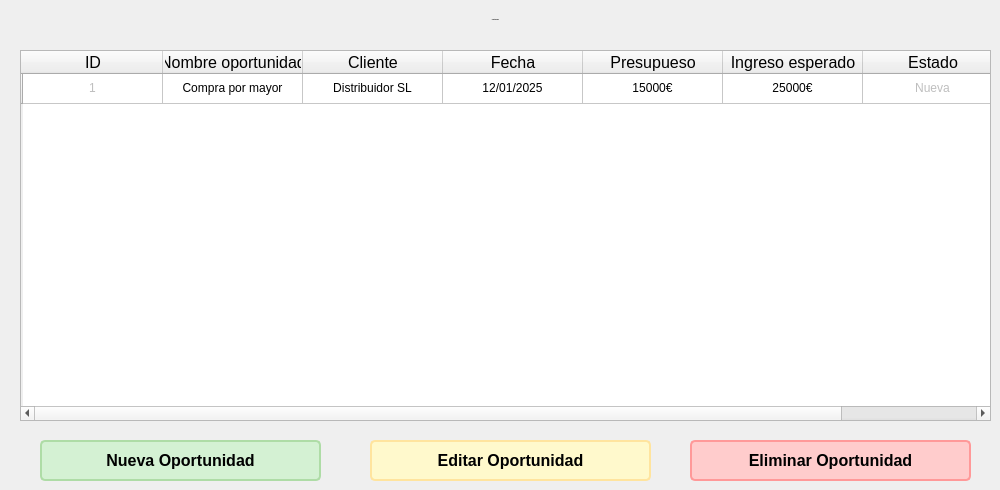
    <widget class="QWidget" name="page_oportunidades">
     <widget class="QPushButton" name="oportunidades_btn_eliminar_oportunidad">
      <property name="geometry">
       <rect>
        <x>690</x>
        <y>440</y>
        <width>281</width>
        <height>41</height>
       </rect>
      </property>
      <property name="font">
       <font>
        <pointsize>-1</pointsize>
        <weight>75</weight>
        <bold>true</bold>
       </font>
      </property>
      <property name="styleSheet">
       <string notr="true">QPushButton {
    background-color: #FFCCCC; /* Rojo pastel claro */
    color: #000000;           /* Texto negro */
    font-size: 16px;          /* Tamaño de letra */
    font-weight: bold;        /* Texto en negrita */
    border-radius: 5px;       /* Bordes redondeados */
    padding: 8px 12px;        /* Espaciado interno */
    border: 2px solid #FF9999; /* Borde rojo más oscuro */
}

QPushButton:hover {
    background-color: #FFB3B3; /* Fondo más oscuro al pasar el mouse */
}

QPushButton:pressed {
    background-color: #FF9999; /* Fondo aún más oscuro al presionar */
    border: 2px solid #FF6666; /* Cambio de borde al presionar */
}

QPushButton:disabled {
    background-color: #FFE6E6; /* Fondo gris rojizo para botones desactivados */
    color: #A0A0A0;           /* Texto gris claro */
    border: 2px solid #FFC2C2; /* Borde gris rojizo */
}
</string>
      </property>
      <property name="text">
       <string>Eliminar Oportunidad</string>
      </property>
     </widget>
     <widget class="QTableWidget" name="oportunidades_tabla">
      <property name="geometry">
       <rect>
        <x>20</x>
        <y>50</y>
        <width>971</width>
        <height>371</height>
       </rect>
      </property>
      <property name="maximumSize">
       <size>
        <width>971</width>
        <height>16777215</height>
       </size>
      </property>
      <attribute name="horizontalHeaderDefaultSectionSize">
       <number>140</number>
      </attribute>
      <attribute name="horizontalHeaderMinimumSectionSize">
       <number>39</number>
      </attribute>
      <row>
       <property name="text">
        <string/>
       </property>
      </row>
      <column>
       <property name="text">
        <string>ID</string>
       </property>
       <property name="font">
        <font>
         <family>Segoe UI</family>
         <pointsize>12</pointsize>
         <weight>50</weight>
         <italic>false</italic>
         <bold>false</bold>
         <underline>false</underline>
        </font>
       </property>
       <property name="textAlignment">
        <set>AlignCenter</set>
       </property>
      </column>
      <column>
       <property name="text">
        <string>Nombre oportunidad</string>
       </property>
       <property name="font">
        <font>
         <family>Segoe UI</family>
         <pointsize>12</pointsize>
         <weight>50</weight>
         <italic>false</italic>
         <bold>false</bold>
        </font>
       </property>
       <property name="textAlignment">
        <set>AlignCenter</set>
       </property>
      </column>
      <column>
       <property name="text">
        <string>Cliente</string>
       </property>
       <property name="font">
        <font>
         <family>Segoe UI</family>
         <pointsize>12</pointsize>
         <weight>50</weight>
         <italic>false</italic>
         <bold>false</bold>
        </font>
       </property>
       <property name="textAlignment">
        <set>AlignCenter</set>
       </property>
      </column>
      <column>
       <property name="text">
        <string>Fecha</string>
       </property>
       <property name="font">
        <font>
         <family>Segoe UI</family>
         <pointsize>12</pointsize>
         <weight>50</weight>
         <italic>false</italic>
         <bold>false</bold>
        </font>
       </property>
       <property name="textAlignment">
        <set>AlignCenter</set>
       </property>
      </column>
      <column>
       <property name="text">
        <string>Presupueso</string>
       </property>
       <property name="font">
        <font>
         <family>Segoe UI</family>
         <pointsize>12</pointsize>
         <weight>50</weight>
         <italic>false</italic>
         <bold>false</bold>
         <strikeout>false</strikeout>
         <kerning>true</kerning>
        </font>
       </property>
       <property name="textAlignment">
        <set>AlignCenter</set>
       </property>
      </column>
      <column>
       <property name="text">
        <string>Ingreso esperado</string>
       </property>
       <property name="font">
        <font>
         <pointsize>12</pointsize>
         <weight>50</weight>
         <italic>false</italic>
         <bold>false</bold>
        </font>
       </property>
       <property name="textAlignment">
        <set>AlignCenter</set>
       </property>
      </column>
      <column>
       <property name="text">
        <string>Estado</string>
       </property>
       <property name="font">
        <font>
         <pointsize>12</pointsize>
         <weight>50</weight>
         <italic>false</italic>
         <bold>false</bold>
        </font>
       </property>
       <property name="textAlignment">
        <set>AlignCenter</set>
       </property>
      </column>
      <item row="0" column="0">
       <property name="text">
        <string>1</string>
       </property>
       <property name="textAlignment">
        <set>AlignCenter</set>
       </property>
       <property name="flags">
        <set>ItemIsSelectable|ItemIsDragEnabled|ItemIsUserCheckable</set>
       </property>
      </item>
      <item row="0" column="1">
       <property name="text">
        <string>Compra por mayor</string>
       </property>
       <property name="textAlignment">
        <set>AlignCenter</set>
       </property>
      </item>
      <item row="0" column="2">
       <property name="text">
        <string>Distribuidor SL</string>
       </property>
       <property name="textAlignment">
        <set>AlignCenter</set>
       </property>
      </item>
      <item row="0" column="3">
       <property name="text">
        <string>12/01/2025</string>
       </property>
       <property name="textAlignment">
        <set>AlignCenter</set>
       </property>
      </item>
      <item row="0" column="4">
       <property name="text">
        <string>15000€</string>
       </property>
       <property name="textAlignment">
        <set>AlignCenter</set>
       </property>
      </item>
      <item row="0" column="5">
       <property name="text">
        <string>25000€</string>
       </property>
       <property name="textAlignment">
        <set>AlignCenter</set>
       </property>
      </item>
      <item row="0" column="6">
       <property name="text">
        <string>Nueva</string>
       </property>
       <property name="textAlignment">
        <set>AlignCenter</set>
       </property>
       <property name="flags">
        <set>ItemIsSelectable|ItemIsDragEnabled|ItemIsUserCheckable</set>
       </property>
      </item>
     </widget>
     <widget class="QPushButton" name="oportunidades_btn_editar_oportunidad">
      <property name="geometry">
       <rect>
        <x>370</x>
        <y>440</y>
        <width>281</width>
        <height>41</height>
       </rect>
      </property>
      <property name="font">
       <font>
        <pointsize>-1</pointsize>
        <weight>75</weight>
        <bold>true</bold>
       </font>
      </property>
      <property name="styleSheet">
       <string notr="true">QPushButton {
    background-color: #FFF9CC; /* Amarillo pastel claro */
    color: #000000;           /* Texto negro */
    font-size: 16px;          /* Tamaño de letra */
    font-weight: bold;        /* Texto en negrita */
    border-radius: 5px;       /* Bordes redondeados */
    padding: 8px 12px;        /* Espaciado interno */
    border: 2px solid #FFE49E; /* Borde amarillo más oscuro */
}

QPushButton:hover {
    background-color: #FFEDB3; /* Fondo más oscuro al pasar el mouse */
}

QPushButton:pressed {
    background-color: #FFE29A; /* Fondo aún más oscuro al presionar */
    border: 2px solid #FFC875; /* Cambio de borde al presionar */
}

QPushButton:disabled {
    background-color: #FFF4E0; /* Fondo gris amarillento para botones desactivados */
    color: #A0A0A0;           /* Texto gris claro */
    border: 2px solid #FFE9C7; /* Borde gris amarillento */
}</string>
      </property>
      <property name="text">
       <string>Editar Oportunidad</string>
      </property>
     </widget>
     <widget class="QPushButton" name="oportunidades_btn_nueva_oportunidad">
      <property name="geometry">
       <rect>
        <x>40</x>
        <y>440</y>
        <width>281</width>
        <height>41</height>
       </rect>
      </property>
      <property name="font">
       <font>
        <pointsize>-1</pointsize>
        <weight>75</weight>
        <bold>true</bold>
       </font>
      </property>
      <property name="styleSheet">
       <string notr="true">QPushButton {
    background-color: #D4F1D3; /* Verde pastel claro */
    color: #000000;           /* Texto negro */
    font-size: 16px;          /* Tamaño de letra */
    font-weight: bold;        /* Texto en negrita */
    border-radius: 5px;       /* Bordes redondeados */
    padding: 8px 12px;        /* Espaciado interno */
    border: 2px solid #AEDCA6; /* Borde verde más oscuro */
}

QPushButton:hover {
    background-color: #BEE9B5; /* Fondo más oscuro al pasar el mouse */
}

QPushButton:pressed {
    background-color: #A5D59A; /* Fondo aún más oscuro al presionar */
    border: 2px solid #8ABB82; /* Cambio de borde al presionar */
}

QPushButton:disabled {
    background-color: #F0F5EF; /* Fondo gris verdoso para botones desactivados */
    color: #A0A0A0;           /* Texto gris claro */
    border: 2px solid #C6D3C2; /* Borde gris verdoso */
}</string>
      </property>
      <property name="text">
       <string>Nueva Oportunidad</string>
      </property>
     </widget>
     <widget class="QLabel" name="label_14">
      <property name="geometry">
       <rect>
        <x>390</x>
        <y>10</y>
        <width>211</width>
        <height>20</height>
       </rect>
      </property>
      <property name="font">
       <font>
        <pointsize>-1</pointsize>
        <weight>75</weight>
        <bold>true</bold>
       </font>
      </property>
      <property name="autoFillBackground">
       <bool>false</bool>
      </property>
      <property name="text">
       <string>Oportunidades</string>
      </property>
      <property name="alignment">
       <set>Qt::AlignCenter</set>
      </property>
     </widget>
    </widget>
